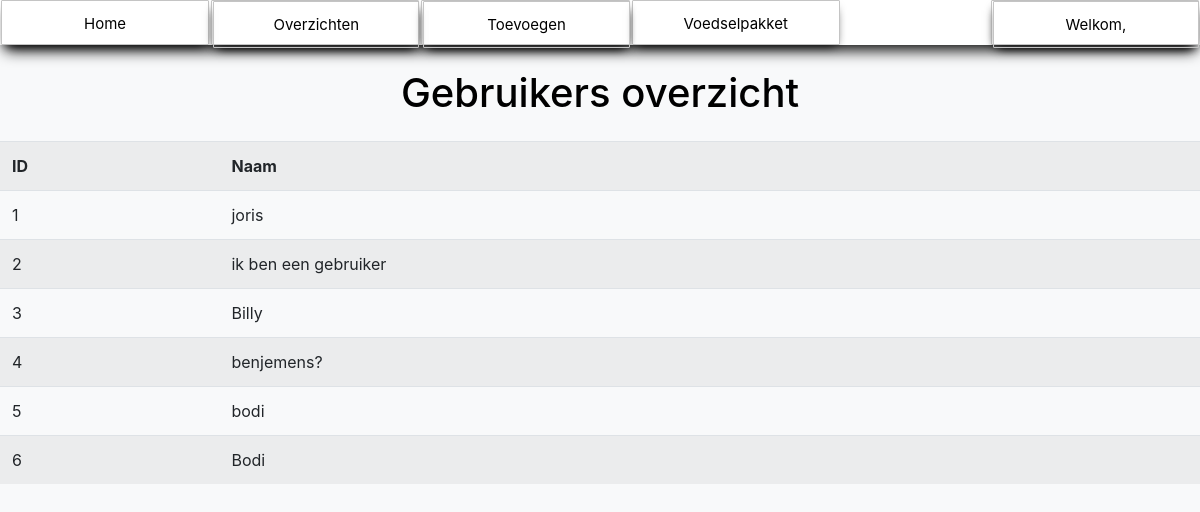
The page /overzichtgebruikers.php (signed in) on the database its author committed.
### tables this page shows
CREATE TABLE `user` (
  `AccountID` int(11) NOT NULL,
  `Email` varchar(100) NOT NULL,
  `Wachtwoord` varchar(255) NOT NULL,
  `Naam` varchar(100) NOT NULL,
  `Telefoonnummer` varchar(100) NOT NULL,
  `role` int(3) NOT NULL
);

### overzichtgebruikers.php (the view, shortened to what this page needs)
<!DOCTYPE html>
<html lang="nl">
<head>
    <link href="https://stackpath.bootstrapcdn.com/bootstrap/4.5.0/css/bootstrap.min.css" rel="stylesheet">
</head>
<body class="bg-light">
    <?php
    include "navigation.php";
    if (isset($_SESSION['loggedin']) && $_SESSION['loggedin'] == true) {
        ?>
        <br>
        <CENTER><h1 style="color: black;">Gebruikers overzicht</h1></CENTER>
        <div class="table-responsive mt-4">
            <table class="table table-striped">
                <tr>
                    <th>ID</th>
                    <th>Naam</th>
                </tr>
                <?php
                include 'config.php';
                try {
                    $sql = "SELECT * FROM user";
                    $stmt = $conn->prepare($sql);
                    $stmt->execute();
                    $user = $stmt->fetchAll();
                    foreach ($user as $user) {
                        echo "<tr>";
                        echo "<td>" . $user['AccountID'] . "</td>";
                        echo "<td>" . $user['Naam'] . "</td>";
                        echo "</tr>";
                    }
                } catch (PDOException $e) {
                    echo "<div class='alert alert-danger'>" . $e->getMessage() . "</div>";
                }
                ?>
            </table>
        </div>
        <?php
    } else {
        header("Location: index.php");
    }
    ?>
</body>
</html>

### navigation.css (style rules this page uses)
body { color: white; padding: 0; margin: 0; }

### rows shown on the page
user: AccountID "1", Naam "joris"
user: AccountID "2", Naam "ik ben een gebruiker"
user: AccountID "3", Naam "Billy"
user: AccountID "4", Naam "benjemens?"
user: AccountID "5", Naam "bodi"
user: AccountID "6", Naam "Bodi"
